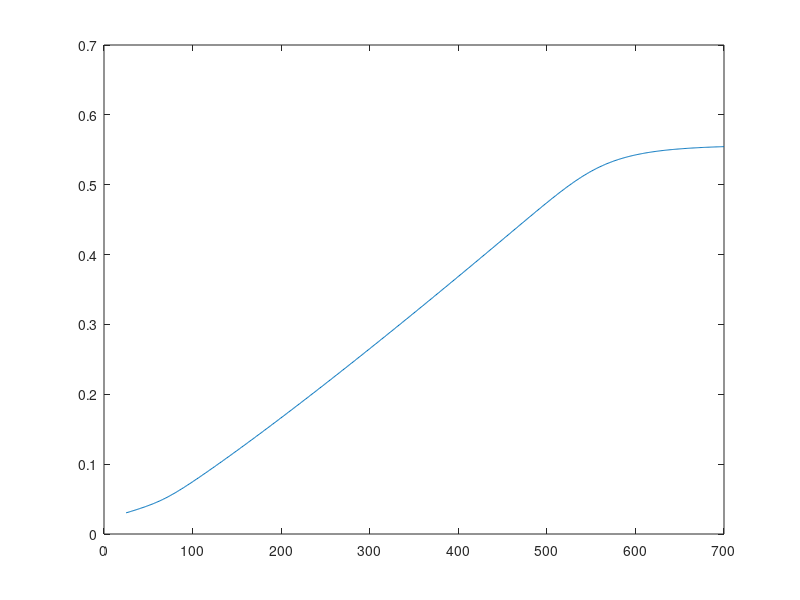
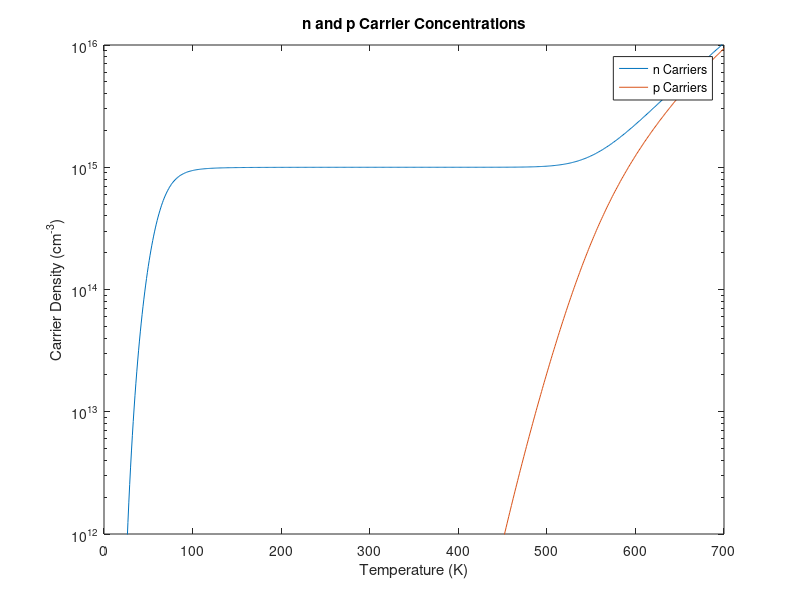

The MATLAB script that drew these images, in order:
clear;

%% Initialize
Nc0 = 2.86E19     ; % Coeff. for band edge densities of Si (Diamond same)
Nv0 = 3.1E19      ; % Coeff. for band edge densities of Si (Diamond Nc0*2)
Nd = 1E15         ; % Number of donors cm^-3
Eg =  1.12        ; % 1.12eV Si Gap; 5.5Ev Diamond
Ed =  0.045       ; % Donor level under conduction band (P in Si 0.045eV) 
                    %   Diamond N is 1.6eV P is 0.57eV
kb = 8.617333262145E-5  ; % Boltzman const (ev/K)


Tmin = 25;
Tmax = 700;

% static temperature resolution of 1k
T_Ar = Tmin:Tmax;
T_size = size(T_Ar);
iterMax = T_size(1,2);

%% Finish Init

for iter = 1:iterMax
    %% Section Run
    T = T_Ar(iter);
    %T = 87

    
    Nv = Nv0*(T/300)^(3/2);
    Nc = Nc0*(T/300)^(3/2);

    % OG Coefficients (break eventually at low T?)
    A = (Nd + 2*Nv*exp((Ed-Eg)/(kb*T)))/(Nv*exp(-Eg/(kb*T)));
    B = Nc/Nv*exp((Eg/(kb*T)));
    C = 2*Nc/Nv*exp((Eg+Ed)/(kb*T));
    
    polyNom = [1, A, -B, -C];
    
    fun = @(x) x^3+A*x^2-B*x-C;
    solveRange = [0, 1E20];
    
    y_soln = fzero(fun, solveRange); 
    
    % New Coeff
%     A0 = Nv*exp(-Eg/(kb*T));
%     A = (Nd + 2*Nv*exp((Ed-Eg)/(kb*T)));
%     B = Nc;
%     C = 2*Nc*exp(Ed/(kb*T));
%     
%     polyNom = [A0, A, -B, -C];
    
%     y = roots(polyNom);
% 
%     for index = 1:3
%         if (y(index)>0)&&(imag(y(index))==0)    %Selects only real/positive roots
%             y_soln = y(index);
%         end
%     end

    Emu = kb*T*log(y_soln);

    EmuAr(iter) = Emu;
    n(iter) = Nc*exp(-Emu/(kb*T));
    p(iter) = Nv*exp((Emu-Eg)/(kb*T));
    
    %Error tracker
%     error(ei).T = T;
%     error(ei).arr = y;
%     error(ei).val = y_soln
%     ei = ei + 1;
    %% To run section only
end

figure(1)
plot(T_Ar,EmuAr)

figure(2)
semilogy(T_Ar,n);
xlabel('Temperature (K)');
ylabel('Carrier Density (cm^{-3})');
title('n and p Carrier Concentrations');
hold on;
semilogy(T_Ar,p);
ylim([1E12 1E16]);
legend('n Carriers', 'p Carriers');

